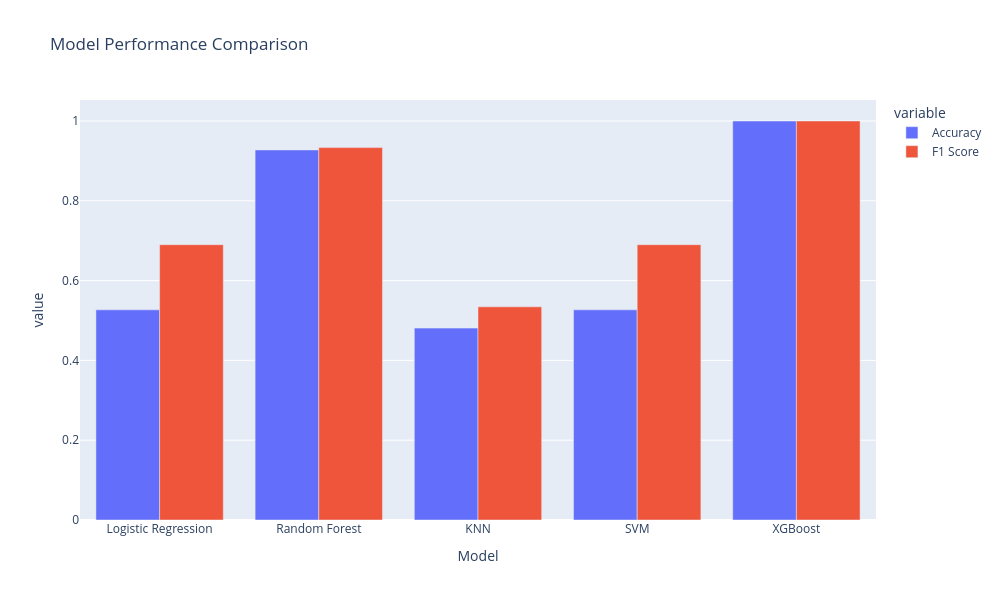

Here is the notebook cell this chart was saved with:
### Code cell
# Plot the accuracy and f1 scores of the models
fig = px.bar(results, x='Model', y=['Accuracy', 'F1 Score'], title='Model Performance Comparison', barmode='group', width=1000, height=600)
fig.show()

### Figure 1 — Plotly figure (JSON) as saved in the notebook; plotly's stock layout.template omitted (floating-point values rounded to 4 significant figures)
{"data": [{"alignmentgroup": "True", "hovertemplate": "variable=Accuracy<br>Model=%{x}<br>value=%{y}<extra></extra>", "legendgroup": "Accuracy", "marker": {"color": "#636efa", "pattern": {"shape": ""}}, "name": "Accuracy", "offsetgroup": "Accuracy", "orientation": "v", "showlegend": true, "textposition": "auto", "type": "bar", "x": ["Logistic Regression", "Random Forest", "KNN", "SVM", "XGBoost"], "xaxis": "x", "y": [0.5267, 0.9275, 0.4809, 0.5267, 1.0], "yaxis": "y"}, {"alignmentgroup": "True", "hovertemplate": "variable=F1 Score<br>Model=%{x}<br>value=%{y}<extra></extra>", "legendgroup": "F1 Score", "marker": {"color": "#EF553B", "pattern": {"shape": ""}}, "name": "F1 Score", "offsetgroup": "F1 Score", "orientation": "v", "showlegend": true, "textposition": "auto", "type": "bar", "x": ["Logistic Regression", "Random Forest", "KNN", "SVM", "XGBoost"], "xaxis": "x", "y": [0.69, 0.9333, 0.5342, 0.69, 1.0], "yaxis": "y"}], "layout": {"barmode": "group", "height": 600, "legend": {"title": {"text": "variable"}, "tracegroupgap": 0}, "title": {"text": "Model Performance Comparison"}, "width": 1000, "xaxis": {"anchor": "y", "domain": [0, 1], "title": {"text": "Model"}}, "yaxis": {"anchor": "x", "domain": [0, 1], "title": {"text": "value"}}}}
